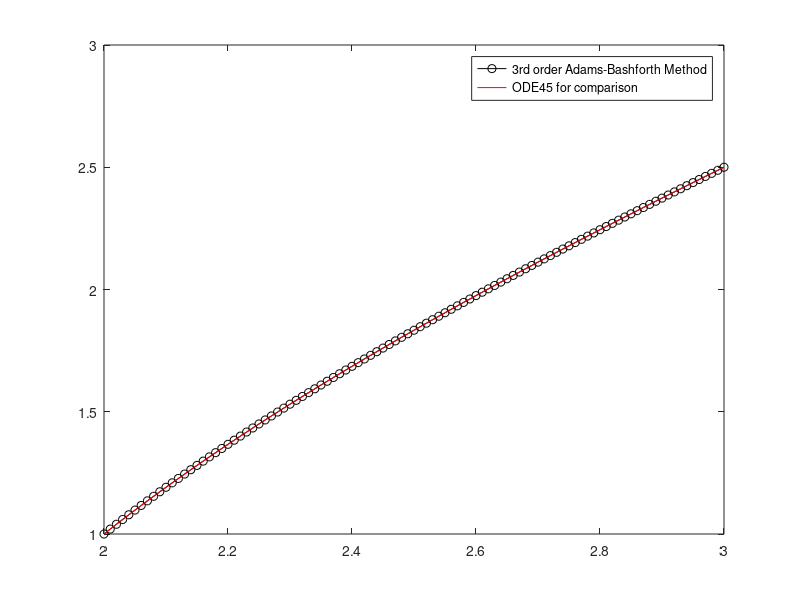

Write the MATLAB code that produced this figure.
f = @(x, y) 1 + (x-y)^2;

x(1) = 2;
y(1) = 1;
h = 0.01;
n = 1/h;

for i = 1:2
    y(i+1) = y(i) + h*f(x(i), y(i));
    x(i+1) = x(i) + h;
end

for i = 3:n
    y(i+1) = y(i) + (h/12)*(23*f(x(i), y(i)) - 16*f(x(i-1), y(i-1)) + 5* ...
        f(x(i-2), y(i-2)));
    x(i+1) = x(i) + h;
end

fprintf("y(%f) = %f \n", x(end), y(end))

plot(x, y, '-ok')
hold on;
xspan = [2 3];
y0 = 1;
[x,y] = ode45(@(x, y) 1 + (x-y)^2, xspan, y0);
plot(x, y, 'r')

legend({'3rd order Adams-Bashforth Method', ...
    'ODE45 for comparison'})